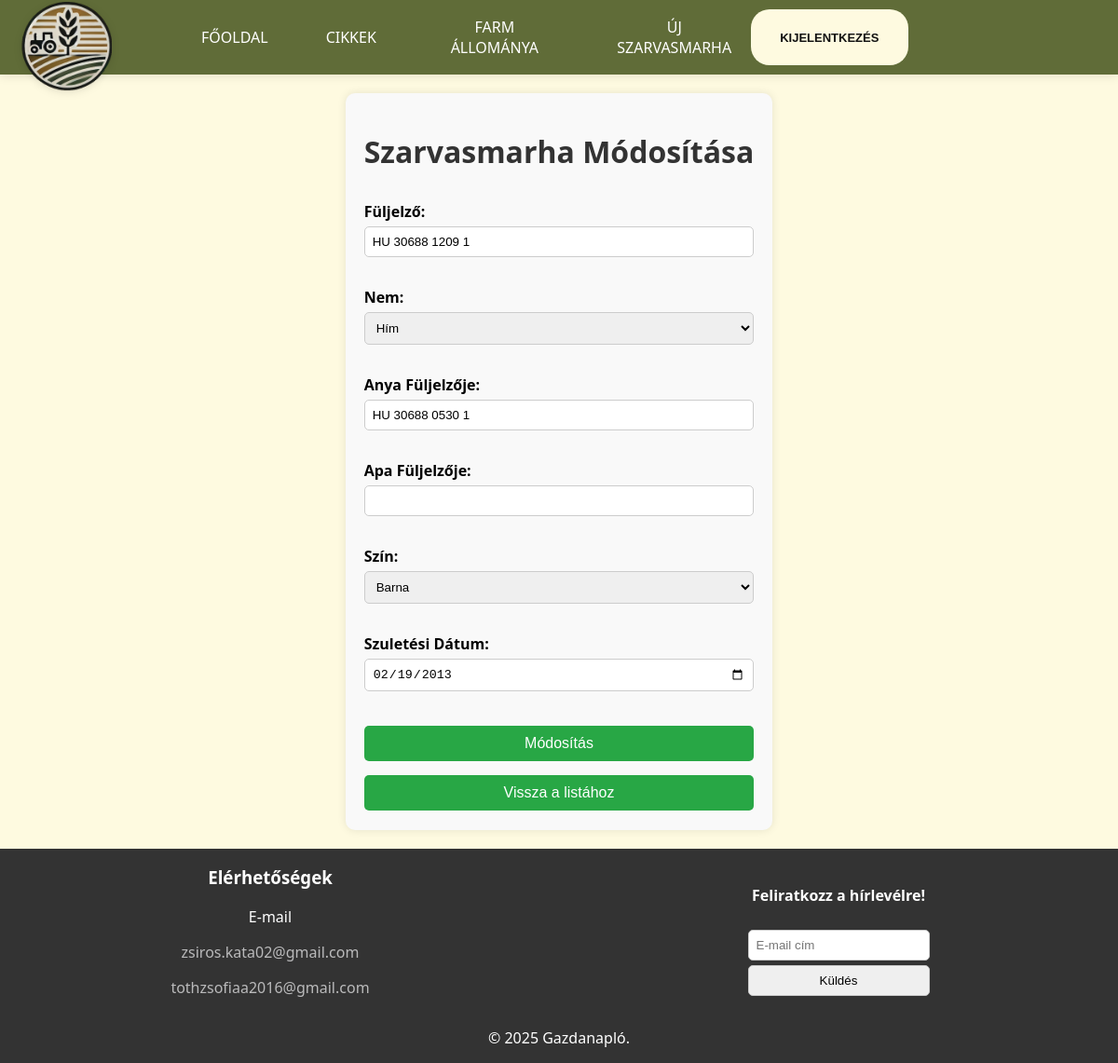
The page /admin/edit_cow.php?id=2 (signed in) on the database as committed earlier.
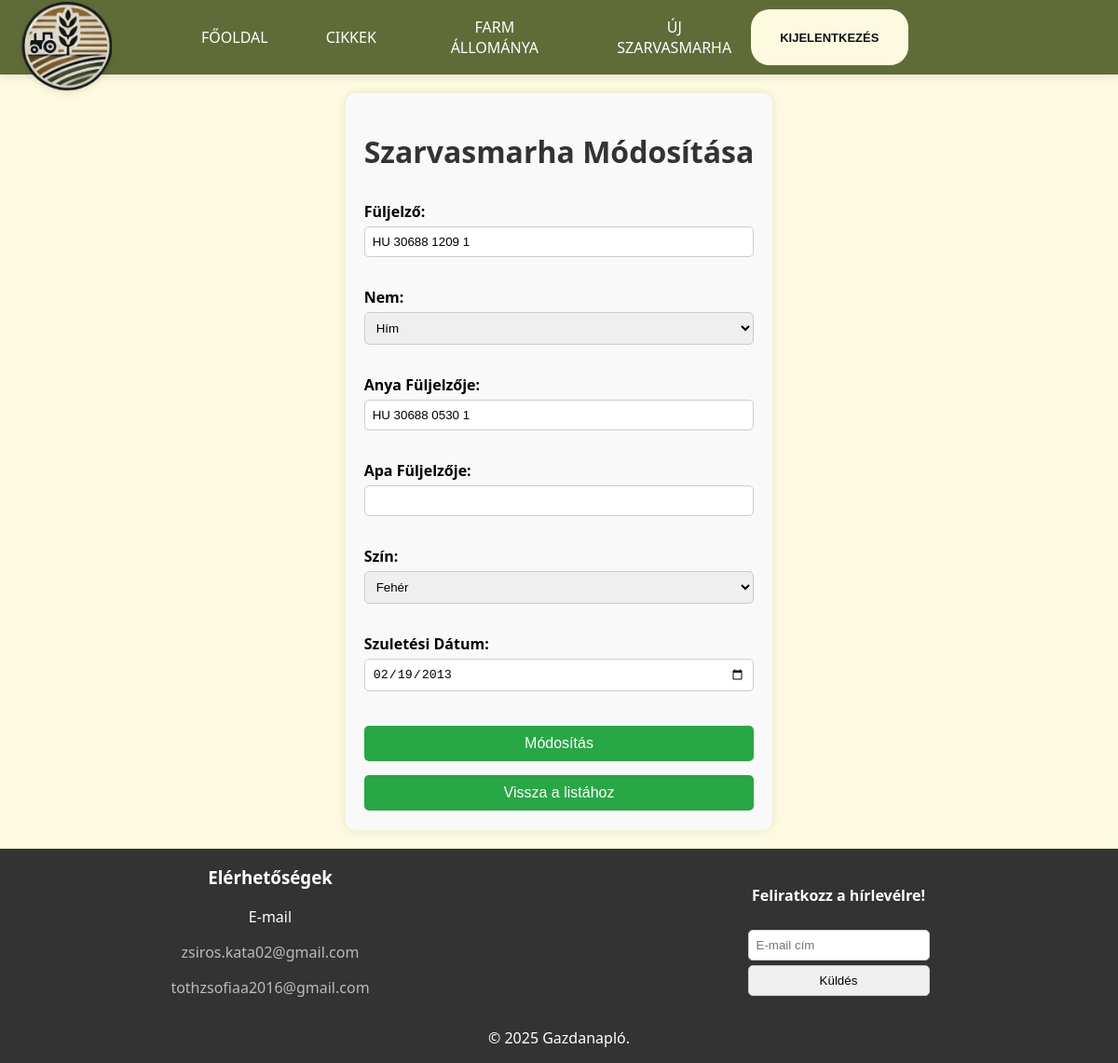
The same page on the database as committed later.
### tables this page shows
CREATE TABLE `cows` (
  `id` int(11) NOT NULL,
  `ear_tag` varchar(255) DEFAULT NULL,
  `gender` tinyint(1) DEFAULT NULL,
  `cows_parents_id` int(11) DEFAULT NULL,
  `color_id` int(11) DEFAULT NULL,
  `birthdate` date DEFAULT NULL,
  `death_date` date DEFAULT NULL,
  `mother_ear_tag` varchar(255) DEFAULT NULL,
  `father_ear_tag` varchar(255) DEFAULT NULL,
  `picture` varchar(255) DEFAULT NULL
);

CREATE TABLE `colors` (
  `id` int(11) NOT NULL,
  `colors` varchar(255) DEFAULT NULL
);

### admin/edit_cow.php (the view, shortened to what this page needs)
<?php
require '../connect.php';
$cow_id = $_GET['id'] ?? null;
$stmt = $dbconn->prepare("SELECT * FROM cows WHERE id = ?");
$stmt->bind_param('i', $cow_id);
$stmt->execute();
$result = $stmt->get_result();
$cow = $result->fetch_assoc();
$colorsResult = $dbconn->query("SELECT id, colors AS color FROM colors");
$colors = [];
if ($colorsResult->num_rows > 0) {
    while ($row = $colorsResult->fetch_assoc()) {
        $colors[] = $row;
    }
}
?>
<!DOCTYPE html>
<html lang="hu">
 <?php
    include '../main/head.php';
?>
<body>
    <header>
        <?php include "../main/nav.php";?>
    </header>
    <main>
        <h1>Szarvasmarha Módosítása</h1>
        <form method="POST">
            <label for="ear_tag">Füljelző:</label>
            <input type="text" id="ear_tag" name="ear_tag" value="<?php echo htmlspecialchars($cow['ear_tag']); ?>" required>
            <br>
            <label for="gender">Nem:</label>
            <select id="gender" name="gender" required>
                <option value="M" <?php echo $cow['gender'] === 'M' ? 'selected' : ''; ?>>Hím</option>
            </select>
            <br>
            <label for="mother_ear_tag">Anya Füljelzője:</label>
            <input type="text" id="mother_ear_tag" name="mother_ear_tag" value="<?php echo htmlspecialchars($cow['mother_ear_tag']); ?>">
            <br>
            <label for="father_ear_tag">Apa Füljelzője:</label>
            <input type="text" id="father_ear_tag" name="father_ear_tag" value="<?php echo htmlspecialchars($cow['father_ear_tag']); ?>">
            <br>
            <label for="color_id">Szín:</label>
            <select id="color_id" name="color_id" required>
                <?php foreach ($colors as $color): ?>
                    <option value="<?php echo $color['id']; ?>" <?php echo $cow['color_id'] == $color['id'] ? 'selected' : ''; ?>>
                        <?php echo htmlspecialchars($color['color']); ?>
                    </option>
                <?php endforeach; ?>
            </select>
            <br>
            <label for="birthdate">Szuletési Dátum:</label>
            <input type="date" id="birthdate" name="birthdate" value="<?php echo htmlspecialchars($cow['birthdate']); ?>" required>
            <br>
            <button class="button" type="submit">Módosítás</button>
            <button class="button" type="submit"><a href="farm_states.php">Vissza a listához</a></button>
        </form>
    </main>
    <footer>
        <?php include '../main/footer.php'; ?>
    </footer>
</body>
</html>

Rows that differ between the two databases and show on the page:
changed cows "HU 30688 1209 1": color_id "Barna" → "Fehér"
